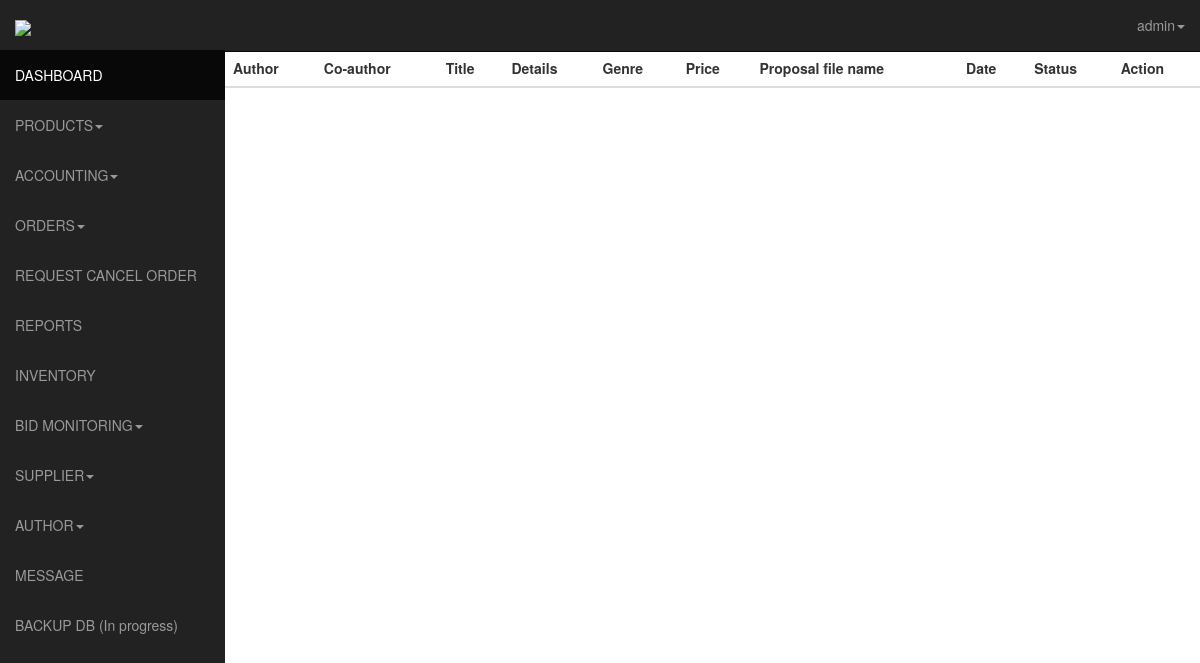
The page /admin/authorbidlist.php (signed in) on the database as committed earlier.
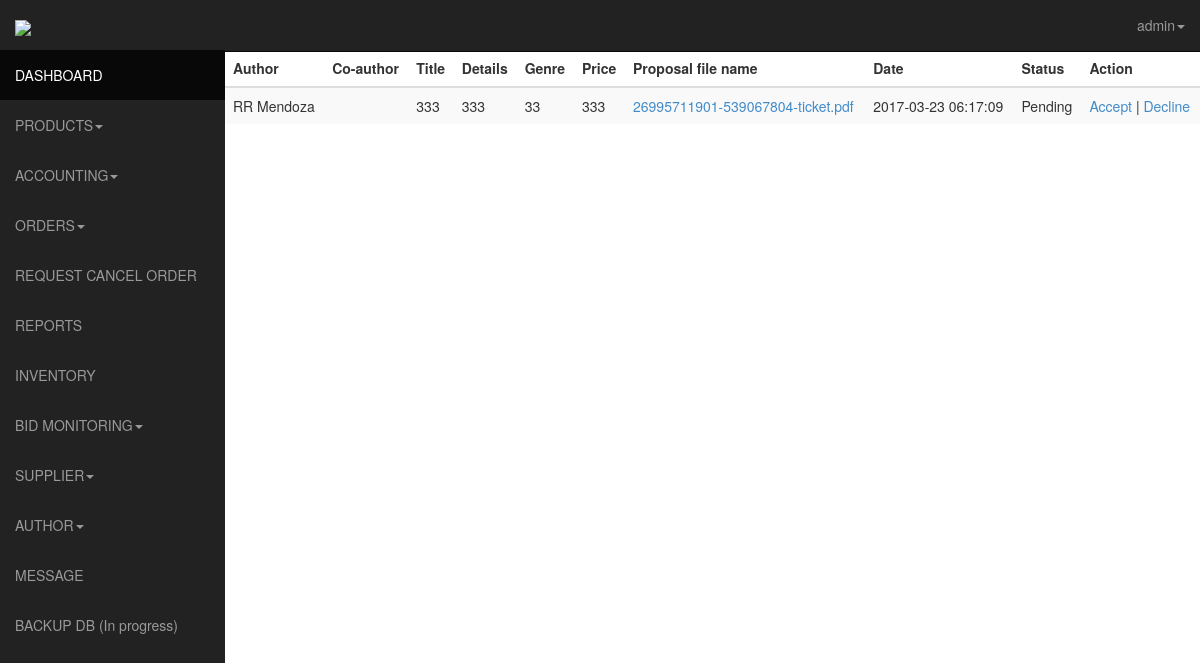
The same page on the database as committed later.
### tables this page shows
CREATE TABLE IF NOT EXISTS `author_bid` (
  `id` int(11) NOT NULL AUTO_INCREMENT,
  `bid_id` int(11) NOT NULL,
  `title` varchar(255) NOT NULL,
  `details` varchar(255) NOT NULL,
  `co_author` varchar(255) NOT NULL,
  `author_id` int(11) NOT NULL,
  `genre` varchar(255) NOT NULL,
  `projected_price` varchar(255) NOT NULL,
  `status` varchar(19) DEFAULT NULL,
  `created_date` timestamp NOT NULL DEFAULT CURRENT_TIMESTAMP,
  PRIMARY KEY (`id`)
);

CREATE TABLE IF NOT EXISTS `users` (
  `id` int(11) NOT NULL AUTO_INCREMENT,
  `usn` varchar(50) NOT NULL,
  `fname` varchar(120) NOT NULL,
  `lname` varchar(120) NOT NULL,
  `birthday` date NOT NULL,
  `address` varchar(60) NOT NULL,
  `contact` int(11) NOT NULL,
  `email` varchar(120) NOT NULL,
  `password` varchar(128) NOT NULL,
  `activate` int(11) NOT NULL,
  `code` int(11) NOT NULL,
  `date` date NOT NULL,
  `block` int(11) NOT NULL,
  `pic` int(11) NOT NULL,
  `ext` varchar(5) NOT NULL,
  `admin` int(11) NOT NULL,
  `user_type` int(10) NOT NULL,
  PRIMARY KEY (`id`)
);

CREATE TABLE IF NOT EXISTS `uploaded_bid_file` (
  `id` int(11) NOT NULL AUTO_INCREMENT,
  `bid_id` int(11) NOT NULL,
  `author_id` int(11) NOT NULL,
  `file_name` varchar(255) NOT NULL,
  `ext` varchar(10) NOT NULL,
  `active` int(11) NOT NULL,
  `created_date` timestamp NOT NULL DEFAULT CURRENT_TIMESTAMP,
  PRIMARY KEY (`id`)
);

### admin/authorbidlist.php (the view, shortened to what this page needs)
<?php
    $username="";
      if (loggedin())
      {
        $query = mysql_query("SELECT * FROM admin WHERE username ='$_SESSION[manager]' ");
          while ($row = mysql_fetch_assoc($query))
          {
            $username = $row ['username'];
          }
        }
      else
      {
      }
      ?>
<!DOCTYPE html>
<html lang="en">
  <head>
    <link href="css/bootstrap.css" rel="stylesheet">
    <link href="css/sb-admin.css" rel="stylesheet">
    <link rel="stylesheet" href="css/morris-0.4.3.min.css">
  </head>
  <body>
    <div id="wrapper">
      <nav class="navbar navbar-inverse  navbar-fixed-top" role="navigation">
      <?php include 'template/sidebar.php';?>
    <?php include 'template/top.php';?>
    </nav>
    <div class="table-responsive">
      <table class="table table-striped">
        <thead>
    <th>Author</th>
    <th>Co-author</th>
    <th>Title</th>
    <th>Details</th>
    <th>Genre</th>
    <th>Price</th>
    <th>Proposal file name</th>
    <th>Date</th>
    <th>Status</th>
    <th>Action</th>
  </thead>
  <?php
  $sql = mysql_query("SELECT author_bid.id as author_bid_id, author_bid. * , bids.id as bids_id, bids . *, uploaded_bid_file.id as uploaded_bid_file_id,  uploaded_bid_file.*, users.id as users_id, users.*
FROM author_bid
INNER JOIN bids ON bids.id = author_bid.bid_id
INNER JOIN users ON author_bid.author_id=users.id
INNER JOIN uploaded_bid_file ON uploaded_bid_file.bid_id=bids.id WHERE users.user_type=2 AND author_bid.status!=-1 AND author_bid.status!=1 AND uploaded_bid_file.active=1 AND bids.active=1");
  $requestCount = mysql_num_rows($sql);
  if ($requestCount > 0) {
     while ($row = mysql_fetch_array($sql)) {
      $author_bid_id = $row['author_bid_id'];
      $bids_id = $row['bids_id'];
      $uploaded_bid_file_id = $row['uploaded_bid_file_id'];
      $users_id = $row['users_id'];
      $fname = $row['fname'];
      $lname = $row['lname'];
      $coauthor = $row['co_author'];
      $title = $row['title'];
      $details = $row['details'];
      $genre = $row['genre'];
      $price = $row['projected_price'];
      $filename = $row['file_name'];
      $date = $row['created_date'];
      $status = ($row['status'] == '0' ? 'Pending' : 'Completed');
      echo "
        <tr>
          <td>$fname $lname</td>
          <td>$coauthor</td>
          <td>$title</td>
          <td>$details</td>
          <td>$genre</td>
          <td>$price</td>
          <td><a href='viewuploadedbid.php?filename=$filename'>$filename</a></td>
          <td>$date</td>
          <td>$status</td>
          <td><a href='uploadcontract.php?type=author&id=$author_bid_id&id2=$bids_id&id3=$uploaded_bid_file_id&id4=$users_id'>Accept</a> | <a href='authorbidlist.php?action=decline&id=$author_bid_id&id2=$bids_id&id3=$uploaded_bid_file_id&id4=$users_id'>Decline</a></td>
        </tr>
      ";
     }
  }
   ?>
      </table>
    </div>
    </div>
    </body>
    </html>

### admin/template/sidebar.php (shortened to what this page needs)
<div class="navbar-header">
  <a class="navbar-brand" href="index.php"><img src="../img/logo.png" /></a>
</div>
<div class="collapse navbar-collapse navbar-ex1-collapse">
  <ul class="nav navbar-nav side-nav">
    <li class="active"><a href="index.php"><i class="fa fa-dashboard"></i> DASHBOARD</a></li>
    <li class="dropdown">
      <a href="#" class="dropdown-toggle" data-toggle="dropdown"><i class="fa fa-caret-square-o-down"></i>PRODUCTS<b class="caret"></b></a>
    </li>
    <li class="dropdown">
      <a href="#" class="dropdown-toggle" data-toggle="dropdown"><i class="fa fa-caret-square-o-down"></i>ACCOUNTING<b class="caret"></b></a>
    </li>
   <li class="dropdown">
      <a href="orders.php" class="dropdown-toggle" data-toggle="dropdown"><i class="fa fa-caret-square-o-down"></i>ORDERS<b class="caret"></b></a>
    </li>
     <li><a href="cancel.php"><i class="fa fa-edit"></i>REQUEST CANCEL ORDER</a></li>
    <li><a href="reports.php"><i class="fa fa-edit"></i> REPORTS</a></li>
    <li><a href="inventory.php"><i class="fa fa-font"></i>INVENTORY</a></li>
    <li class="dropdown">
      <a href="#" class="dropdown-toggle" data-toggle="dropdown"><i class="fa fa-caret-square-o-down"></i>BID MONITORING<b class="caret"></b></a>
    </li>
    <li class="dropdown">
      <a href="#" class="dropdown-toggle" data-toggle="dropdown"><i class="fa fa-caret-square-o-down"></i>SUPPLIER<b class="caret"></b></a>
    </li>
    <li class="dropdown">
      <a href="#" class="dropdown-toggle" data-toggle="dropdown"><i class="fa fa-caret-square-o-down"></i>AUTHOR<b class="caret"></b></a>
    </li>
    <li><a href="messaging.php"><i class="fa fa-font"></i>MESSAGE</a></li>
    <li><a href="backup.php"><i class="fa fa-font"></i>BACKUP DB (In progress)</a></li>
  </ul>

### admin/template/top.php (shortened to what this page needs)
<ul class="nav navbar-nav navbar-right navbar-user">
           <li class="dropdown user-dropdown">
             <a href="#" class="dropdown-toggle" data-toggle="dropdown"><i class="fa fa-user"></i><?php echo $username?><b class="caret"></b></a>
           </li>
         </ul>
       </div>

### admin/css/sb-admin.css (style rules this page uses)
body { margin-top: 50px; }
#wrapper { padding-left: 0; }
@media (min-width:768px) { #wrapper { padding-left: 225px; } }
@media (min-width:768px) { .side-nav { margin-left: -225px; left: 225px; width: 225px; position: fixed; top: 50px; height: 100%; border-radius: 0; border: none; background-color: #222222; overflow-y: auto; } }
@media (min-width:768px) { .side-nav>li>a { width: 225px; } }

Rows that differ between the two databases and show on the page:
added author_bid: users.fname "RR", users.lname "Mendoza", title "333", details "333", genre "33", projected_price "333", uploaded_bid_file.file_name "26995711901-539067804-ticket.pdf", uploaded_bid_file.created_date "2017-03-23 06:17:09", status "Pending"
